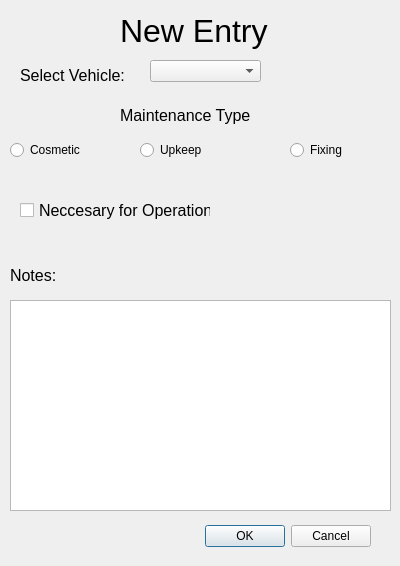
<?xml version="1.0" encoding="UTF-8"?>
<ui version="4.0">
 <class>addentry</class>
 <widget class="QDialog" name="addentry">
  <property name="geometry">
   <rect>
    <x>0</x>
    <y>0</y>
    <width>400</width>
    <height>566</height>
   </rect>
  </property>
  <property name="windowTitle">
   <string>Dialog</string>
  </property>
  <widget class="QDialogButtonBox" name="buttonBox">
   <property name="geometry">
    <rect>
     <x>30</x>
     <y>520</y>
     <width>341</width>
     <height>32</height>
    </rect>
   </property>
   <property name="orientation">
    <enum>Qt::Horizontal</enum>
   </property>
   <property name="standardButtons">
    <set>QDialogButtonBox::Cancel|QDialogButtonBox::Ok</set>
   </property>
  </widget>
  <widget class="QLabel" name="entrylabel">
   <property name="geometry">
    <rect>
     <x>120</x>
     <y>10</y>
     <width>151</width>
     <height>41</height>
    </rect>
   </property>
   <property name="font">
    <font>
     <pointsize>24</pointsize>
    </font>
   </property>
   <property name="text">
    <string>New Entry</string>
   </property>
  </widget>
  <widget class="QLabel" name="vehicleLabel">
   <property name="geometry">
    <rect>
     <x>20</x>
     <y>60</y>
     <width>131</width>
     <height>31</height>
    </rect>
   </property>
   <property name="font">
    <font>
     <pointsize>12</pointsize>
    </font>
   </property>
   <property name="text">
    <string>Select Vehicle:</string>
   </property>
  </widget>
  <widget class="QComboBox" name="VehiclecomboBox">
   <property name="geometry">
    <rect>
     <x>150</x>
     <y>60</y>
     <width>111</width>
     <height>22</height>
    </rect>
   </property>
  </widget>
  <widget class="QCheckBox" name="OpNeccesary">
   <property name="geometry">
    <rect>
     <x>20</x>
     <y>200</y>
     <width>191</width>
     <height>20</height>
    </rect>
   </property>
   <property name="font">
    <font>
     <pointsize>12</pointsize>
    </font>
   </property>
   <property name="text">
    <string>Neccesary for Operation</string>
   </property>
  </widget>
  <widget class="QLabel" name="vehicleLabel_2">
   <property name="geometry">
    <rect>
     <x>120</x>
     <y>100</y>
     <width>131</width>
     <height>31</height>
    </rect>
   </property>
   <property name="font">
    <font>
     <pointsize>12</pointsize>
    </font>
   </property>
   <property name="text">
    <string>Maintenance Type</string>
   </property>
  </widget>
  <widget class="QRadioButton" name="cosmeticRadioButton">
   <property name="geometry">
    <rect>
     <x>10</x>
     <y>140</y>
     <width>89</width>
     <height>20</height>
    </rect>
   </property>
   <property name="text">
    <string>Cosmetic</string>
   </property>
  </widget>
  <widget class="QRadioButton" name="upkeepRadioButton">
   <property name="geometry">
    <rect>
     <x>140</x>
     <y>140</y>
     <width>89</width>
     <height>20</height>
    </rect>
   </property>
   <property name="text">
    <string>Upkeep</string>
   </property>
  </widget>
  <widget class="QRadioButton" name="fixingRadioButton">
   <property name="geometry">
    <rect>
     <x>290</x>
     <y>140</y>
     <width>89</width>
     <height>20</height>
    </rect>
   </property>
   <property name="text">
    <string>Fixing</string>
   </property>
  </widget>
  <widget class="QLabel" name="notesLabel">
   <property name="geometry">
    <rect>
     <x>10</x>
     <y>260</y>
     <width>131</width>
     <height>31</height>
    </rect>
   </property>
   <property name="font">
    <font>
     <pointsize>12</pointsize>
    </font>
   </property>
   <property name="text">
    <string>Notes:</string>
   </property>
  </widget>
  <widget class="QTextEdit" name="notesTextEdit">
   <property name="geometry">
    <rect>
     <x>10</x>
     <y>300</y>
     <width>381</width>
     <height>211</height>
    </rect>
   </property>
  </widget>
 </widget>
 <resources/>
 <connections>
  <connection>
   <sender>buttonBox</sender>
   <signal>accepted()</signal>
   <receiver>addentry</receiver>
   <slot>add()</slot>
   <hints>
    <hint type="sourcelabel">
     <x>248</x>
     <y>534</y>
    </hint>
    <hint type="destinationlabel">
     <x>157</x>
     <y>274</y>
    </hint>
   </hints>
  </connection>
  <connection>
   <sender>buttonBox</sender>
   <signal>rejected()</signal>
   <receiver>addentry</receiver>
   <slot>reject()</slot>
   <hints>
    <hint type="sourcelabel">
     <x>316</x>
     <y>540</y>
    </hint>
    <hint type="destinationlabel">
     <x>286</x>
     <y>274</y>
    </hint>
   </hints>
  </connection>
  <connection>
   <sender>upkeepRadioButton</sender>
   <signal>clicked()</signal>
   <receiver>addentry</receiver>
   <slot>upkeepChecked()</slot>
   <hints>
    <hint type="sourcelabel">
     <x>164</x>
     <y>152</y>
    </hint>
    <hint type="destinationlabel">
     <x>237</x>
     <y>179</y>
    </hint>
   </hints>
  </connection>
  <connection>
   <sender>fixingRadioButton</sender>
   <signal>clicked()</signal>
   <receiver>addentry</receiver>
   <slot>fixingChecked()</slot>
   <hints>
    <hint type="sourcelabel">
     <x>326</x>
     <y>152</y>
    </hint>
    <hint type="destinationlabel">
     <x>354</x>
     <y>226</y>
    </hint>
   </hints>
  </connection>
  <connection>
   <sender>cosmeticRadioButton</sender>
   <signal>clicked()</signal>
   <receiver>addentry</receiver>
   <slot>cosmeticChecked()</slot>
   <hints>
    <hint type="sourcelabel">
     <x>46</x>
     <y>151</y>
    </hint>
    <hint type="destinationlabel">
     <x>36</x>
     <y>175</y>
    </hint>
   </hints>
  </connection>
 </connections>
 <slots>
  <slot>isNeccesary()</slot>
  <slot>upkeepChecked()</slot>
  <slot>fixingChecked()</slot>
  <slot>cosmeticChecked()</slot>
  <slot>notesChanged()</slot>
  <slot>add()</slot>
 </slots>
</ui>
